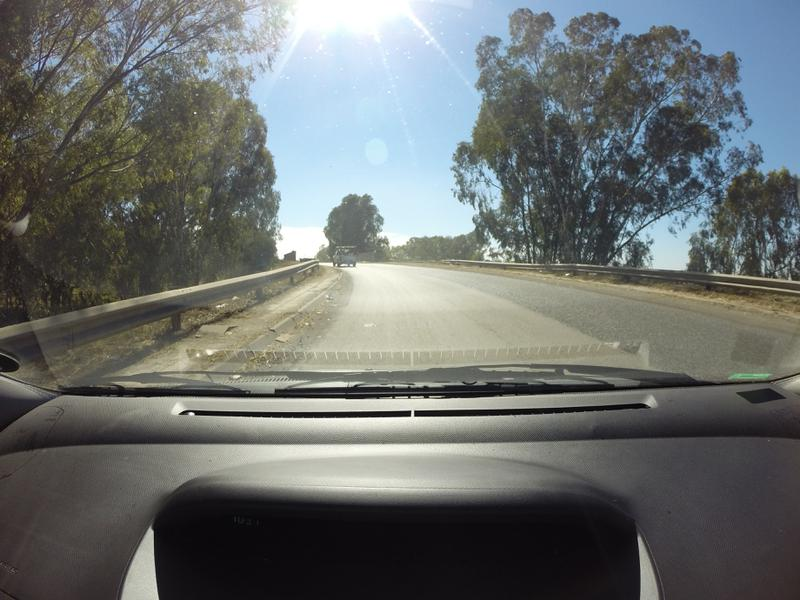
#> input picture data/valid/negative/QbKxDKiHtsYBtZq.JPG, 800 x 600 px; its folder holds 2 pictures in this run
$ jupyter execute --allow-errors solution.ipynb   (shell and % lines are left out)
#> lines starting #> are read from the running program, lines starting #| are printed output that depends on the picture
# Pothole detection

This is my slightly revised solution to the hackathon. The original winning solution had some poor design choices that I was not satisfied with. I guess the pressure of the hackathon environment really got to me. I was also very curious to see how high I can get the accuracy. I will try to comment on all the major changes I made to the code.

## Import libraries

[cell 1]
import numpy as np
import os
import csv
from PIL import Image

import keras
import keras.preprocessing.image as img
from keras.applications import ResNet50, VGG16
from keras.layers import Dense, Conv2D, BatchNormalization, Activation, Flatten
from keras.layers.pooling import GlobalMaxPool2D, GlobalAveragePooling2D
from keras.models import Model
from keras.optimizers import SGD, Adam
from keras import backend as K

import matplotlib
import matplotlib.pyplot as plt

## Crop images and save in a new folder

**Edit:** For the updated solution I omitted this step.

My idea was to crop the dashboard and the sky parts of the images to save some computing time. I found the bounding box limits of all the training images and cropped the images at these points. In hindsight, I realise that this is not the best method since if the potholes in the test set appears outside these margins, this model will not be able to detect them. Which might be one of the reasons for the big difference between the validation (97%) and test accuracy (86%).

[cell 2]
# get all the filenames
all_files = []
for path, subdirs, files in os.walk('data'):
    for name in files:
        all_files.append(os.path.join(path, name))
#> pass 2 of the loop `for path, subdirs, files in os.walk('data'):`:
#> pass 3 of the loop `for path, subdirs, files in os.walk('data'):`:
#> the loop made 4 passes; the first 3 are shown

[cell 3]
# crop the images and save in data_crop folder
for f in all_files:
    temp_img = Image.open(f)
#> temp_img is the input picture: PIL image 800x600 RGB; mean R, G, B 106.7, 111.1, 109.7
    temp_img = temp_img.crop((0, 600-435, 800, 600-435+185))
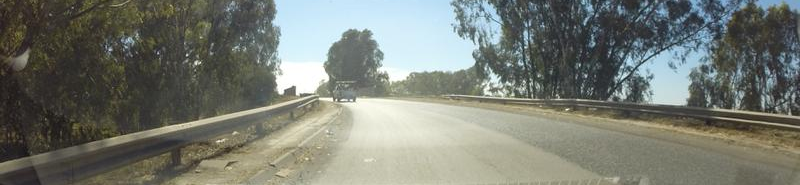
#> temp_img: PIL image 800x185 RGB; mean R, G, B 119, 122.9, 114.2
    temp_img.save('data_crop' + f.split('data')[1])
#> pass 2 of the loop `for f in all_files:`:
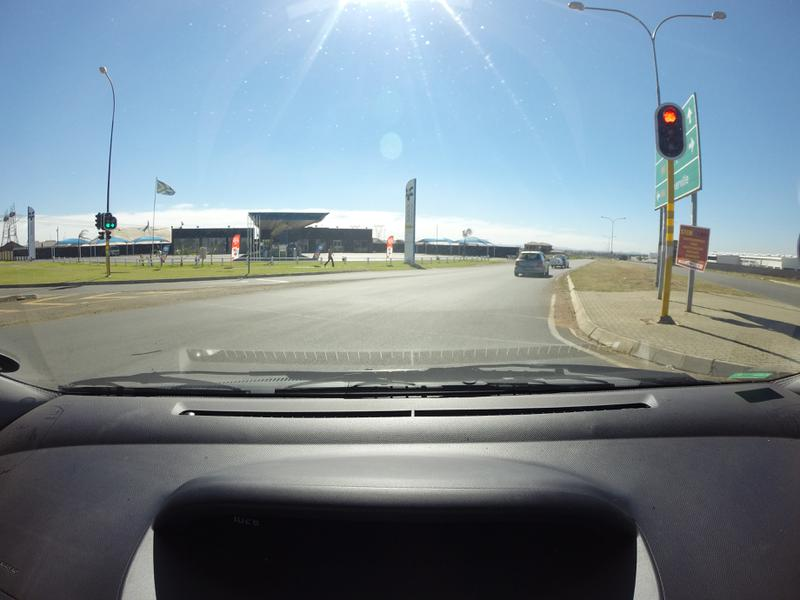
#> input picture data/valid/negative/QHEzGApSLoCUmDi.JPG, 800 x 600 px
#> temp_img is the input picture: PIL image 800x600 RGB; mean R, G, B 123.6, 138.2, 146.2
#> `temp_img = temp_img.crop((0, 600-435, 800, 600-435+185))`:
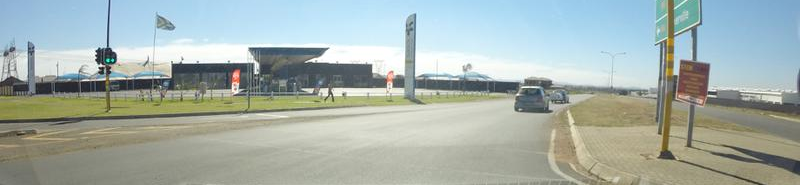
#> temp_img: PIL image 800x185 RGB; mean R, G, B 164.6, 176.2, 170.8
#> pass 3 of the loop `for f in all_files:`:
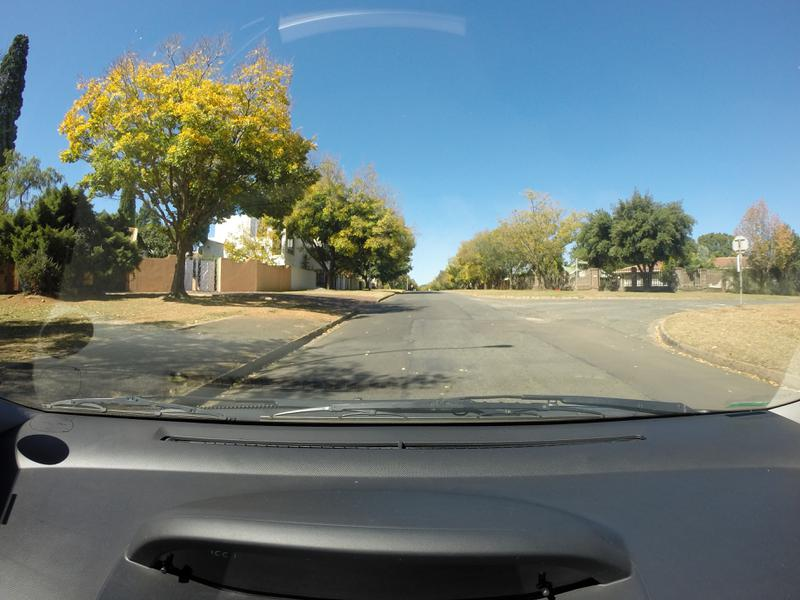
#> input picture data/valid/positive/QPJVBLDFqTEnvrc.JPG, 800 x 600 px
#> temp_img is the input picture: PIL image 800x600 RGB; mean R, G, B 108.6, 123.5, 123.9
#> `temp_img = temp_img.crop((0, 600-435, 800, 600-435+185))`:
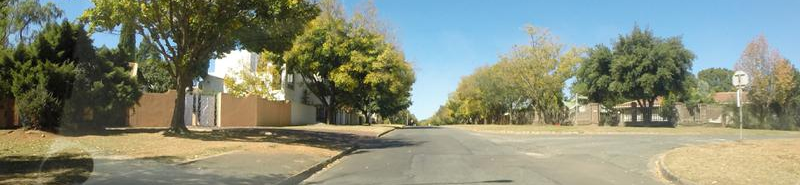
#> temp_img: PIL image 800x185 RGB; mean R, G, B 134.1, 139.6, 119.9

This code is not efficient at all, but luckily the number of images is small.

## Create train and validation folders

Here we take 500 random images from the `train` folder and move it to the `valid` folder. You can do this either with the images in `data` or `data_crop`. 500 images is probably not enough to obtain a reasonable estimate of the test accuracy.

[cell 4]
train_files = []
for path, subdirs, files in os.walk('data/train/'):
    for name in files:
        train_files.append(os.path.join(path, name))

[cell 5]
np.random.shuffle(train_files)

valid_files = train_files[:500]
train_files = train_files[500:]

for f in valid_files:
    os.rename(f, 'data/valid/' + f.split('data/train/')[1])
